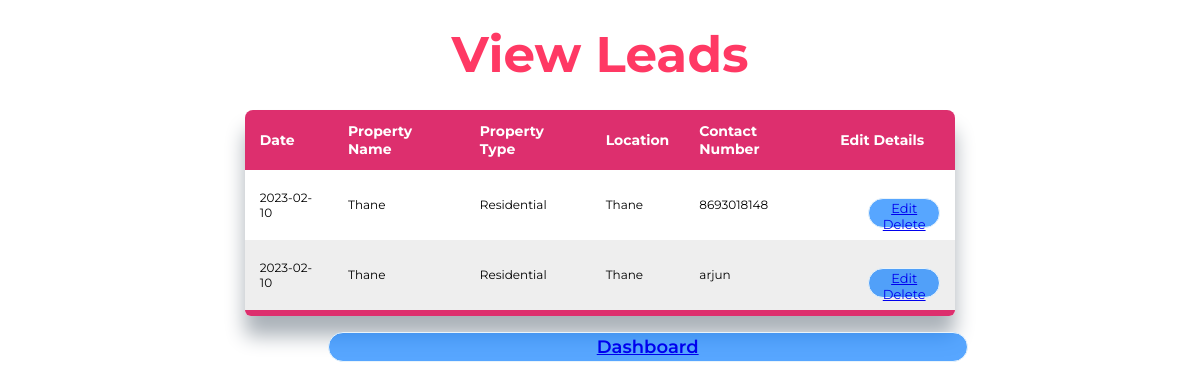
/viewleadsedit.php (signed in), run on the app's committed database.
### tables this page shows
CREATE TABLE `tbproperties` (
  `id` int(50) NOT NULL,
  `uploaded_by` varchar(50) NOT NULL,
  `current_date1` date NOT NULL,
  `propertyname` varchar(50) NOT NULL,
  `property_type` varchar(50) NOT NULL,
  `location` varchar(50) NOT NULL,
  `contact_number` varchar(50) NOT NULL,
  `expiry_date` varchar(50) NOT NULL
);

### viewleadsedit.php (the view, shortened to what this page needs)
<?php
include('db_conn1.php');
?>
<!DOCTYPE html>
<html lang="en" dir="ltr">
<head>
    <link rel="stylesheet" href="viewleadsstle.css">
</head>
<body>
    <h1>View Leads</h1>
    <table class="table1">
        <thead>
           <tr>
              <th>Date</th>
              <th>Property Name</th>
              <th>Property Type</th>
              <th>Location</th>
              <th>Contact Number</th>
              <th>Edit Details</th>
            </tr>
        </thead>
        <?php
        $user_qry = "SELECT  tbproperties.id,tbproperties.uploaded_by,tbproperties.current_date1,tbproperties.propertyname,tbproperties.property_type,tbproperties.location,tbproperties.contact_number FROM tbproperties WHERE uploaded_by = '".$_SESSION['username']."'";
        $user_res=mysqli_query($conn,$user_qry);
        while($row=mysqli_fetch_assoc($user_res))
       {
?>
        <tr>
        <td><?php echo $row["current_date1"]?></td>
        <td><?php echo $row["propertyname"]?></td>
        <td><?php echo $row["property_type"]?></td>
        <td><?php echo $row['location']?></td>
        <td><?php echo $row['contact_number']?></td>
        <td>
        <div class="row" style=" display: flex;align-items: center;padding-left:20px;">
        <button type="button" class="about3" style="width: 5rem;height: 30px;border: 1px solid;font-family: 'Montserrat', sans-serif;background: rgba(12, 126, 255, 0.692);border-radius: 20px;font-size: 13px;color: #e9f4fb;font-weight: 400;cursor: pointer;text-decoration:none;outline: none;margin-top: 1rem;margin-left:10%;" name="edit" >
        <?php
        $img_display = "http://localhost/view_leads/propertyedit.php?id=".$row['id']."&username=".$_SESSION['username'];
        echo  "<a href =".$img_display.">Edit </a>";?><?php
        $img_display = "http://localhost/view_leads/delete-process.php?id=".$row['id']."&username=".$_SESSION['username'];
        echo  "<a href =".$img_display.">Delete </a>";
        ?>
        </button>
       </div>
    </td>
</tr>
        <?php
        }
        ?>
        </table>
        <button type="submit" id="back" name="back"  class="about4" style="width: 40rem;height: 30px;
    border: 1px solid;font-family: 'Montserrat', sans-serif;background: rgba(12, 126, 255, 0.692);border-radius: 20px;font-size: 18px;color: #e9f4fb;font-weight: 600;cursor: pointer;text-decoration:none;outline: none;margin-top: 1rem;margin-left:27%;">
    <?php $img_display = "http://localhost/view_leads/dashboard.php?username=".$_SESSION['username'];
        echo "<a href=".$img_display." >Dashboard</a>"; ?></button>
    </body>
    </html>

### viewleadsstle.css (style rules this page uses)
h1 { font-size: 50px; margin-bottom: 25px; margin-top: 2%; color: rgba(255, 7, 61, 0.801); font-family: 'Montserrat', sans-serif; text-align: center; }
.table1 { width: 60%; margin-left: auto; margin-right: auto; font-size: 12px; border-collapse: collapse; box-shadow: 0 20px 20px #abb2b9; border-radius: 8px 8px 6px 6px; overflow: hidden; font-family: 'Montserrat', sans-serif; }
.table1 thead tr { text-align: left; font-size:14px; font-family: 'Montserrat', sans-serif; color: #ffffff; background-color: #DD2F6E; }
.table1 th,.table1 td { padding: 12px 15px; }
.table1 tbody tr:nth-child(even) { background-color: #eee; }
.table1 tbody tr:nth-child(odd) { background-color: #fff; }
.table1 tbody tr:last-of-type { border-bottom:6px solid #DD2F6E; }

### data on the page
tbproperties: current_date1 "2023-02-10", propertyname "Thane", property_type "Residential", location "Thane", contact_number "8693018148"
tbproperties: current_date1 "2023-02-10", propertyname "Thane", property_type "Residential", location "Thane", contact_number "arjun"
